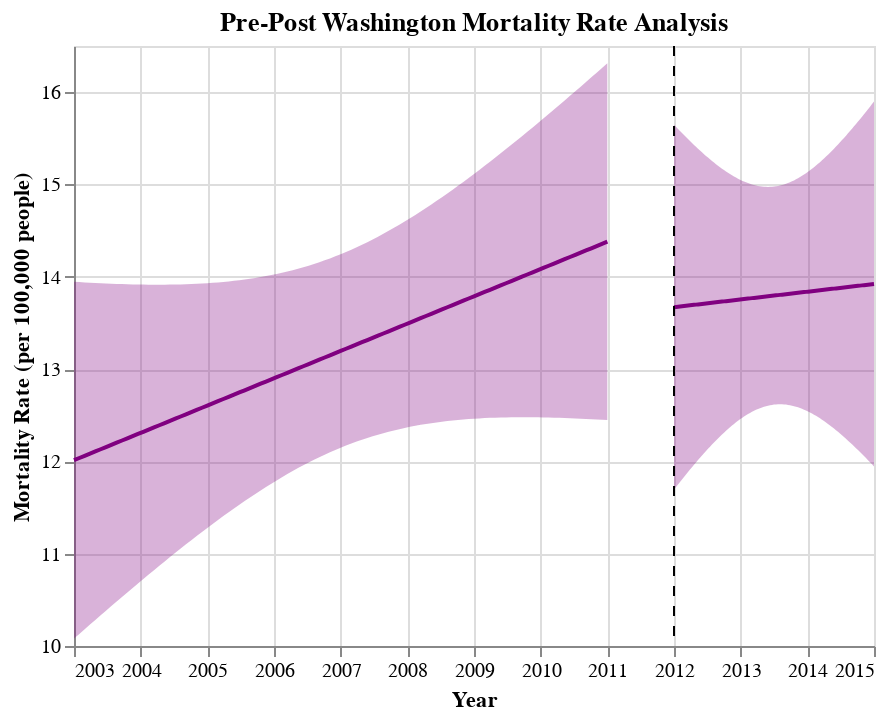

Notebook code for this chart:
### Code cell
## Generate Pre-Post Graphs for WA
fit, reg_chart_pre_WA = get_reg_fit_WA(
    death_data_WA_subset_grouped_pre, 
    yvar="average_deaths_state", 
    xvar="YEAR", 
    alpha=0.05
)

fit, reg_chart_post_WA = get_reg_fit_WA(
    death_data_WA_subset_grouped_post, 
    yvar="average_deaths_state", 
    xvar="YEAR", 
    alpha=0.05
)

## Create line post-policy implementation
line_2012 = alt.Chart(pd.DataFrame({'x': [2012]})).mark_rule(strokeDash=[5, 5]).encode(x='x')

## Generate final pre-post graph for WA
pre_post_WA = reg_chart_pre_WA + reg_chart_post_WA + line_2012
pre_post_WA.properties(title="Pre-Post Washington Mortality Rate Analysis")

### Figure 1 — Vega-Lite specification as saved in the notebook (floating-point values rounded to 4 significant figures)
{"config": {"view": {"continuousWidth": 400, "continuousHeight": 300}}, "layer": [{"mark": {"type": "errorband", "color": "purple"}, "encoding": {"x": {"field": "YEAR", "type": "quantitative"}, "y": {"field": "ci_low", "title": "", "type": "quantitative"}, "y2": {"field": "ci_high"}}}, {"mark": {"type": "line", "color": "purple"}, "encoding": {"x": {"axis": {"format": "T", "title": "Year"}, "field": "YEAR", "scale": {"zero": false}, "type": "quantitative"}, "y": {"field": "average_deaths_state", "scale": {"zero": false}, "title": "Mortality Rate (per 100,000 people)", "type": "quantitative"}}}, {"layer": [{"mark": {"type": "errorband", "color": "purple"}, "encoding": {"x": {"field": "YEAR", "type": "quantitative"}, "y": {"field": "ci_low", "title": "", "type": "quantitative"}, "y2": {"field": "ci_high"}}}, {"mark": {"type": "line", "color": "purple"}, "encoding": {"x": {"axis": {"format": "T", "title": "Year"}, "field": "YEAR", "scale": {"zero": false}, "type": "quantitative"}, "y": {"field": "average_deaths_state", "scale": {"zero": false}, "title": "Mortality Rate (per 100,000 people)", "type": "quantitative"}}}], "data": {"name": "data-631ce06123dff5a73685ac4e0a2bbc35"}}, {"data": {"name": "data-093671e60d609957934f7032375c92d9"}, "mark": {"type": "rule", "strokeDash": [5, 5]}, "encoding": {"x": {"field": "x", "type": "quantitative"}}}], "data": {"name": "data-987fd5e358756425c92532c2803cf571"}, "title": "Pre-Post Washington Mortality Rate Analysis", "$schema": "https://vega.github.io/schema/vega-lite/v4.17.0.json", "datasets": {"data-987fd5e358756425c92532c2803cf571": [{"YEAR": 2003.0, "average_deaths_state": 12.01, "ci_low": 10.08, "ci_high": 13.95}, {"YEAR": 2003.0, "average_deaths_state": 12.04, "ci_low": 10.13, "ci_high": 13.94}, {"YEAR": 2003.0, "average_deaths_state": 12.06, "ci_low": 10.18, "ci_high": 13.94}, {"YEAR": 2003.0, "average_deaths_state": 12.08, "ci_low": 10.23, "ci_high": 13.94}, {"YEAR": 2003.0, "average_deaths_state": 12.11, "ci_low": 10.28, "ci_high": 13.93}, {"YEAR": 2003.0, "average_deaths_state": 12.13, "ci_low": 10.33, "ci_high": 13.93}, {"YEAR": 2003.0, "average_deaths_state": 12.16, "ci_low": 10.38, "ci_high": 13.93}, {"YEAR": 2004.0, "average_deaths_state": 12.18, "ci_low": 10.43, "ci_high": 13.92}, {"YEAR": 2004.0, "average_deaths_state": 12.2, "ci_low": 10.48, "ci_high": 13.92}, {"YEAR": 2004.0, "average_deaths_state": 12.23, "ci_low": 10.53, "ci_high": 13.92}, {"YEAR": 2004.0, "average_deaths_state": 12.25, "ci_low": 10.58, "ci_high": 13.92}, {"YEAR": 2004.0, "average_deaths_state": 12.27, "ci_low": 10.63, "ci_high": 13.92}, {"YEAR": 2004.0, "average_deaths_state": 12.3, "ci_low": 10.68, "ci_high": 13.92}, {"YEAR": 2004.0, "average_deaths_state": 12.32, "ci_low": 10.73, "ci_high": 13.92}, {"YEAR": 2004.0, "average_deaths_state": 12.34, "ci_low": 10.77, "ci_high": 13.91}, {"YEAR": 2004.0, "average_deaths_state": 12.37, "ci_low": 10.82, "ci_high": 13.91}, {"YEAR": 2004.0, "average_deaths_state": 12.39, "ci_low": 10.87, "ci_high": 13.91}, {"YEAR": 2004.0, "average_deaths_state": 12.42, "ci_low": 10.92, "ci_high": 13.91}, {"YEAR": 2004.0, "average_deaths_state": 12.44, "ci_low": 10.96, "ci_high": 13.91}, {"YEAR": 2005.0, "average_deaths_state": 12.46, "ci_low": 11.01, "ci_high": 13.92}, {"YEAR": 2005.0, "average_deaths_state": 12.49, "ci_low": 11.06, "ci_high": 13.92}, {"YEAR": 2005.0, "average_deaths_state": 12.51, "ci_low": 11.1, "ci_high": 13.92}, {"YEAR": 2005.0, "average_deaths_state": 12.53, "ci_low": 11.15, "ci_high": 13.92}, {"YEAR": 2005.0, "average_deaths_state": 12.56, "ci_low": 11.19, "ci_high": 13.92}, {"YEAR": 2005.0, "average_deaths_state": 12.58, "ci_low": 11.24, "ci_high": 13.93}, {"YEAR": 2005.0, "average_deaths_state": 12.6, "ci_low": 11.28, "ci_high": 13.93}, {"YEAR": 2005.0, "average_deaths_state": 12.63, "ci_low": 11.32, "ci_high": 13.93}, {"YEAR": 2005.0, "average_deaths_state": 12.65, "ci_low": 11.37, "ci_high": 13.94}, {"YEAR": 2005.0, "average_deaths_state": 12.68, "ci_low": 11.41, "ci_high": 13.94}, {"YEAR": 2005.0, "average_deaths_state": 12.7, "ci_low": 11.45, "ci_high": 13.95}, {"YEAR": 2005.0, "average_deaths_state": 12.72, "ci_low": 11.49, "ci_high": 13.96}, {"YEAR": 2005.0, "average_deaths_state": 12.75, "ci_low": 11.53, "ci_high": 13.96}, {"YEAR": 2006.0, "average_deaths_state": 12.77, "ci_low": 11.57, "ci_high": 13.97}, {"YEAR": 2006.0, "average_deaths_state": 12.79, "ci_low": 11.61, "ci_high": 13.98}, {"YEAR": 2006.0, "average_deaths_state": 12.82, "ci_low": 11.65, "ci_high": 13.99}, {"YEAR": 2006.0, "average_deaths_state": 12.84, "ci_low": 11.69, "ci_high": 14.0}, {"YEAR": 2006.0, "average_deaths_state": 12.87, "ci_low": 11.72, "ci_high": 14.01}, {"YEAR": 2006.0, "average_deaths_state": 12.89, "ci_low": 11.76, "ci_high": 14.02}, {"YEAR": 2006.0, "average_deaths_state": 12.91, "ci_low": 11.79, "ci_high": 14.03}, {"YEAR": 2006.0, "average_deaths_state": 12.94, "ci_low": 11.83, "ci_high": 14.04}, {"YEAR": 2006.0, "average_deaths_state": 12.96, "ci_low": 11.86, "ci_high": 14.06}, {"YEAR": 2006.0, "average_deaths_state": 12.98, "ci_low": 11.9, "ci_high": 14.07}, {"YEAR": 2006.0, "average_deaths_state": 13.01, "ci_low": 11.93, "ci_high": 14.09}, {"YEAR": 2006.0, "average_deaths_state": 13.03, "ci_low": 11.96, "ci_high": 14.1}, {"YEAR": 2007.0, "average_deaths_state": 13.05, "ci_low": 11.99, "ci_high": 14.12}, {"YEAR": 2007.0, "average_deaths_state": 13.08, "ci_low": 12.02, "ci_high": 14.14}, {"YEAR": 2007.0, "average_deaths_state": 13.1, "ci_low": 12.05, "ci_high": 14.16}, {"YEAR": 2007.0, "average_deaths_state": 13.13, "ci_low": 12.07, "ci_high": 14.18}, {"YEAR": 2007.0, "average_deaths_state": 13.15, "ci_low": 12.1, "ci_high": 14.2}, {"YEAR": 2007.0, "average_deaths_state": 13.17, "ci_low": 12.12, "ci_high": 14.22}, {"YEAR": 2007.0, "average_deaths_state": 13.2, "ci_low": 12.15, "ci_high": 14.24}, {"YEAR": 2007.0, "average_deaths_state": 13.22, "ci_low": 12.17, "ci_high": 14.27}, {"YEAR": 2007.0, "average_deaths_state": 13.24, "ci_low": 12.19, "ci_high": 14.29}, {"YEAR": 2007.0, "average_deaths_state": 13.27, "ci_low": 12.21, "ci_high": 14.32}, {"YEAR": 2007.0, "average_deaths_state": 13.29, "ci_low": 12.23, "ci_high": 14.35}, {"YEAR": 2007.0, "average_deaths_state": 13.31, "ci_low": 12.25, "ci_high": 14.38}, {"YEAR": 2007.0, "average_deaths_state": 13.34, "ci_low": 12.27, "ci_high": 14.4}, {"YEAR": 2008.0, "average_deaths_state": 13.36, "ci_low": 12.29, "ci_high": 14.43}, {"YEAR": 2008.0, "average_deaths_state": 13.39, "ci_low": 12.31, "ci_high": 14.47}, {"YEAR": 2008.0, "average_deaths_state": 13.41, "ci_low": 12.32, "ci_high": 14.5}, {"YEAR": 2008.0, "average_deaths_state": 13.43, "ci_low": 12.34, "ci_high": 14.53}, {"YEAR": 2008.0, "average_deaths_state": 13.46, "ci_low": 12.35, "ci_high": 14.56}, {"YEAR": 2008.0, "average_deaths_state": 13.48, "ci_low": 12.36, "ci_high": 14.6}, {"YEAR": 2008.0, "average_deaths_state": 13.5, "ci_low": 12.37, "ci_high": 14.63}, {"YEAR": 2008.0, "average_deaths_state": 13.53, "ci_low": 12.39, "ci_high": 14.67}, {"YEAR": 2008.0, "average_deaths_state": 13.55, "ci_low": 12.4, "ci_high": 14.71}, {"YEAR": 2008.0, "average_deaths_state": 13.58, "ci_low": 12.41, "ci_high": 14.74}, {"YEAR": 2008.0, "average_deaths_state": 13.6, "ci_low": 12.41, "ci_high": 14.78}, {"YEAR": 2008.0, "average_deaths_state": 13.62, "ci_low": 12.42, "ci_high": 14.82}, {"YEAR": 2009.0, "average_deaths_state": 13.65, "ci_low": 12.43, "ci_high": 14.86}, {"YEAR": 2009.0, "average_deaths_state": 13.67, "ci_low": 12.44, "ci_high": 14.9}, {"YEAR": 2009.0, "average_deaths_state": 13.69, "ci_low": 12.44, "ci_high": 14.94}, {"YEAR": 2009.0, "average_deaths_state": 13.72, "ci_low": 12.45, "ci_high": 14.99}, {"YEAR": 2009.0, "average_deaths_state": 13.74, "ci_low": 12.45, "ci_high": 15.03}, {"YEAR": 2009.0, "average_deaths_state": 13.76, "ci_low": 12.46, "ci_high": 15.07}, {"YEAR": 2009.0, "average_deaths_state": 13.79, "ci_low": 12.46, "ci_high": 15.11}, {"YEAR": 2009.0, "average_deaths_state": 13.81, "ci_low": 12.47, "ci_high": 15.16}, {"YEAR": 2009.0, "average_deaths_state": 13.84, "ci_low": 12.47, "ci_high": 15.2}, {"YEAR": 2009.0, "average_deaths_state": 13.86, "ci_low": 12.47, "ci_high": 15.25}, {"YEAR": 2009.0, "average_deaths_state": 13.88, "ci_low": 12.47, "ci_high": 15.29}, {"YEAR": 2009.0, "average_deaths_state": 13.91, "ci_low": 12.48, "ci_high": 15.34}, {"YEAR": 2009.0, "average_deaths_state": 13.93, "ci_low": 12.48, "ci_high": 15.38}, {"YEAR": 2010.0, "average_deaths_state": 13.95, "ci_low": 12.48, "ci_high": 15.43}, {"YEAR": 2010.0, "average_deaths_state": 13.98, "ci_low": 12.48, "ci_high": 15.48}, {"YEAR": 2010.0, "average_deaths_state": 14.0, "ci_low": 12.48, "ci_high": 15.52}, {"YEAR": 2010.0, "average_deaths_state": 14.02, "ci_low": 12.48, "ci_high": 15.57}, {"YEAR": 2010.0, "average_deaths_state": 14.05, "ci_low": 12.48, "ci_high": 15.62}, {"YEAR": 2010.0, "average_deaths_state": 14.07, "ci_low": 12.48, "ci_high": 15.67}, {"YEAR": 2010.0, "average_deaths_state": 14.1, "ci_low": 12.48, "ci_high": 15.71}, {"YEAR": 2010.0, "average_deaths_state": 14.12, "ci_low": 12.48, "ci_high": 15.76}, {"YEAR": 2010.0, "average_deaths_state": 14.14, "ci_low": 12.47, "ci_high": 15.81}, {"YEAR": 2010.0, "average_deaths_state": 14.17, "ci_low": 12.47, "ci_high": 15.86}, {"YEAR": 2010.0, "average_deaths_state": 14.19, "ci_low": 12.47, "ci_high": 15.91}, {"YEAR": 2010.0, "average_deaths_state": 14.21, "ci_low": 12.47, "ci_high": 15.96}, {"YEAR": 2011.0, "average_deaths_state": 14.24, "ci_low": 12.47, "ci_high": 16.01}, {"YEAR": 2011.0, "average_deaths_state": 14.26, "ci_low": 12.46, "ci_high": 16.06}, {"YEAR": 2011.0, "average_deaths_state": 14.29, "ci_low": 12.46, "ci_high": 16.11}, {"YEAR": 2011.0, "average_deaths_state": 14.31, "ci_low": 12.46, "ci_high": 16.16}, {"YEAR": 2011.0, "average_deaths_state": 14.33, "ci_low": 12.45, "ci_high": 16.21}, {"YEAR": 2011.0, "average_deaths_state": 14.36, "ci_low": 12.45, "ci_high": 16.26}, {"YEAR": 2011.0, "average_deaths_state": 14.38, "ci_low": 12.45, "ci_high": 16.31}], "data-631ce06123dff5a73685ac4e0a2bbc35": [{"YEAR": 2012.0, "average_deaths_state": 13.67, "ci_low": 11.69, "ci_high": 15.65}, {"YEAR": 2012.0, "average_deaths_state": 13.67, "ci_low": 11.72, "ci_high": 15.62}, {"YEAR": 2012.0, "average_deaths_state": 13.68, "ci_low": 11.75, "ci_high": 15.6}, {"YEAR": 2012.0, "average_deaths_state": 13.68, "ci_low": 11.78, "ci_high": 15.58}, {"YEAR": 2012.0, "average_deaths_state": 13.68, "ci_low": 11.8, "ci_high": 15.56}, {"YEAR": 2012.0, "average_deaths_state": 13.68, "ci_low": 11.83, "ci_high": 15.53}, {"YEAR": 2012.0, "average_deaths_state": 13.69, "ci_low": 11.86, "ci_high": 15.51}, {"YEAR": 2012.0, "average_deaths_state": 13.69, "ci_low": 11.88, "ci_high": 15.49}, {"YEAR": 2012.0, "average_deaths_state": 13.69, "ci_low": 11.91, "ci_high": 15.47}, {"YEAR": 2012.0, "average_deaths_state": 13.69, "ci_low": 11.94, "ci_high": 15.45}, {"YEAR": 2012.0, "average_deaths_state": 13.7, "ci_low": 11.96, "ci_high": 15.43}, {"YEAR": 2012.0, "average_deaths_state": 13.7, "ci_low": 11.99, "ci_high": 15.41}, {"YEAR": 2012.0, "average_deaths_state": 13.7, "ci_low": 12.01, "ci_high": 15.39}, {"YEAR": 2012.0, "average_deaths_state": 13.7, "ci_low": 12.04, "ci_high": 15.37}, {"YEAR": 2012.0, "average_deaths_state": 13.71, "ci_low": 12.06, "ci_high": 15.35}, {"YEAR": 2012.0, "average_deaths_state": 13.71, "ci_low": 12.09, "ci_high": 15.33}, {"YEAR": 2012.0, "average_deaths_state": 13.71, "ci_low": 12.11, "ci_high": 15.31}, {"YEAR": 2013.0, "average_deaths_state": 13.71, "ci_low": 12.14, "ci_high": 15.29}, {"YEAR": 2013.0, "average_deaths_state": 13.72, "ci_low": 12.16, "ci_high": 15.27}, {"YEAR": 2013.0, "average_deaths_state": 13.72, "ci_low": 12.18, "ci_high": 15.25}, {"YEAR": 2013.0, "average_deaths_state": 13.72, "ci_low": 12.2, "ci_high": 15.24}, {"YEAR": 2013.0, "average_deaths_state": 13.72, "ci_low": 12.23, "ci_high": 15.22}, {"YEAR": 2013.0, "average_deaths_state": 13.73, "ci_low": 12.25, "ci_high": 15.2}, {"YEAR": 2013.0, "average_deaths_state": 13.73, "ci_low": 12.27, "ci_high": 15.19}, {"YEAR": 2013.0, "average_deaths_state": 13.73, "ci_low": 12.29, "ci_high": 15.17}, {"YEAR": 2013.0, "average_deaths_state": 13.73, "ci_low": 12.31, "ci_high": 15.16}, {"YEAR": 2013.0, "average_deaths_state": 13.74, "ci_low": 12.33, "ci_high": 15.14}, {"YEAR": 2013.0, "average_deaths_state": 13.74, "ci_low": 12.35, "ci_high": 15.13}, {"YEAR": 2013.0, "average_deaths_state": 13.74, "ci_low": 12.37, "ci_high": 15.11}, {"YEAR": 2013.0, "average_deaths_state": 13.74, "ci_low": 12.39, "ci_high": 15.1}, {"YEAR": 2013.0, "average_deaths_state": 13.75, "ci_low": 12.41, "ci_high": 15.09}, {"YEAR": 2013.0, "average_deaths_state": 13.75, "ci_low": 12.42, "ci_high": 15.07}, {"YEAR": 2013.0, "average_deaths_state": 13.75, "ci_low": 12.44, "ci_high": 15.06}, {"YEAR": 2013.0, "average_deaths_state": 13.75, "ci_low": 12.46, "ci_high": 15.05}, {"YEAR": 2013.0, "average_deaths_state": 13.76, "ci_low": 12.47, "ci_high": 15.04}, {"YEAR": 2013.0, "average_deaths_state": 13.76, "ci_low": 12.49, "ci_high": 15.03}, {"YEAR": 2013.0, "average_deaths_state": 13.76, "ci_low": 12.5, "ci_high": 15.02}, {"YEAR": 2013.0, "average_deaths_state": 13.76, "ci_low": 12.51, "ci_high": 15.01}, {"YEAR": 2013.0, "average_deaths_state": 13.77, "ci_low": 12.53, "ci_high": 15.01}, {"YEAR": 2013.0, "average_deaths_state": 13.77, "ci_low": 12.54, "ci_high": 15.0}, {"YEAR": 2013.0, "average_deaths_state": 13.77, "ci_low": 12.55, "ci_high": 14.99}, {"YEAR": 2013.0, "average_deaths_state": 13.77, "ci_low": 12.56, "ci_high": 14.99}, {"YEAR": 2013.0, "average_deaths_state": 13.78, "ci_low": 12.57, "ci_high": 14.98}, {"YEAR": 2013.0, "average_deaths_state": 13.78, "ci_low": 12.58, "ci_high": 14.98}, {"YEAR": 2013.0, "average_deaths_state": 13.78, "ci_low": 12.58, "ci_high": 14.98}, {"YEAR": 2013.0, "average_deaths_state": 13.78, "ci_low": 12.59, "ci_high": 14.98}, {"YEAR": 2013.0, "average_deaths_state": 13.79, "ci_low": 12.6, "ci_high": 14.97}, {"YEAR": 2013.0, "average_deaths_state": 13.79, "ci_low": 12.6, "ci_high": 14.97}, {"YEAR": 2013.0, "average_deaths_state": 13.79, "ci_low": 12.61, "ci_high": 14.97}, {"YEAR": 2013.0, "average_deaths_state": 13.79, "ci_low": 12.61, "ci_high": 14.98}, {"YEAR": 2013.0, "average_deaths_state": 13.8, "ci_low": 12.62, "ci_high": 14.98}, {"YEAR": 2014.0, "average_deaths_state": 13.8, "ci_low": 12.62, "ci_high": 14.98}, {"YEAR": 2014.0, "average_deaths_state": 13.8, "ci_low": 12.62, "ci_high": 14.98}, {"YEAR": 2014.0, "average_deaths_state": 13.8, "ci_low": 12.62, "ci_high": 14.99}, {"YEAR": 2014.0, "average_deaths_state": 13.81, "ci_low": 12.62, "ci_high": 14.99}, {"YEAR": 2014.0, "average_deaths_state": 13.81, "ci_low": 12.62, "ci_high": 15.0}, {"YEAR": 2014.0, "average_deaths_state": 13.81, "ci_low": 12.61, "ci_high": 15.01}, {"YEAR": 2014.0, "average_deaths_state": 13.81, "ci_low": 12.61, "ci_high": 15.02}, {"YEAR": 2014.0, "average_deaths_state": 13.82, "ci_low": 12.61, "ci_high": 15.02}, {"YEAR": 2014.0, "average_deaths_state": 13.82, "ci_low": 12.6, "ci_high": 15.03}, {"YEAR": 2014.0, "average_deaths_state": 13.82, "ci_low": 12.6, "ci_high": 15.04}, {"YEAR": 2014.0, "average_deaths_state": 13.82, "ci_low": 12.59, "ci_high": 15.06}, {"YEAR": 2014.0, "average_deaths_state": 13.83, "ci_low": 12.59, "ci_high": 15.07}, {"YEAR": 2014.0, "average_deaths_state": 13.83, "ci_low": 12.58, "ci_high": 15.08}, {"YEAR": 2014.0, "average_deaths_state": 13.83, "ci_low": 12.57, "ci_high": 15.09}, {"YEAR": 2014.0, "average_deaths_state": 13.83, "ci_low": 12.56, "ci_high": 15.11}, {"YEAR": 2014.0, "average_deaths_state": 13.84, "ci_low": 12.55, "ci_high": 15.12}, {"YEAR": 2014.0, "average_deaths_state": 13.84, "ci_low": 12.54, "ci_high": 15.14}, {"YEAR": 2014.0, "average_deaths_state": 13.84, "ci_low": 12.53, "ci_high": 15.15}, {"YEAR": 2014.0, "average_deaths_state": 13.84, "ci_low": 12.52, "ci_high": 15.17}, {"YEAR": 2014.0, "average_deaths_state": 13.85, "ci_low": 12.51, "ci_high": 15.19}, {"YEAR": 2014.0, "average_deaths_state": 13.85, "ci_low": 12.49, "ci_high": 15.2}, {"YEAR": 2014.0, "average_deaths_state": 13.85, "ci_low": 12.48, "ci_high": 15.22}, {"YEAR": 2014.0, "average_deaths_state": 13.85, "ci_low": 12.47, "ci_high": 15.24}, {"YEAR": 2014.0, "average_deaths_state": 13.86, "ci_low": 12.45, "ci_high": 15.26}, {"YEAR": 2014.0, "average_deaths_state": 13.86, "ci_low": 12.44, "ci_high": 15.28}, {"YEAR": 2014.0, "average_deaths_state": 13.86, "ci_low": 12.42, "ci_high": 15.3}, {"YEAR": 2014.0, "average_deaths_state": 13.86, "ci_low": 12.41, "ci_high": 15.32}, {"YEAR": 2014.0, "average_deaths_state": 13.87, "ci_low": 12.39, "ci_high": 15.34}, {"YEAR": 2014.0, "average_deaths_state": 13.87, "ci_low": 12.37, "ci_high": 15.37}, {"YEAR": 2014.0, "average_deaths_state": 13.87, "ci_low": 12.36, "ci_high": 15.39}, {"YEAR": 2014.0, "average_deaths_state": 13.87, "ci_low": 12.34, "ci_high": 15.41}, {"YEAR": 2014.0, "average_deaths_state": 13.88, "ci_low": 12.32, "ci_high": 15.43}, {"YEAR": 2014.0, "average_deaths_state": 13.88, "ci_low": 12.3, "ci_high": 15.46}, {"YEAR": 2015.0, "average_deaths_state": 13.88, "ci_low": 12.28, "ci_high": 15.48}, {"YEAR": 2015.0, "average_deaths_state": 13.88, "ci_low": 12.26, "ci_high": 15.5}, {"YEAR": 2015.0, "average_deaths_state": 13.89, "ci_low": 12.24, "ci_high": 15.53}, {"YEAR": 2015.0, "average_deaths_state": 13.89, "ci_low": 12.22, "ci_high": 15.55}, {"YEAR": 2015.0, "average_deaths_state": 13.89, "ci_low": 12.2, "ci_high": 15.58}, {"YEAR": 2015.0, "average_deaths_state": 13.89, "ci_low": 12.18, "ci_high": 15.6}, {"YEAR": 2015.0, "average_deaths_state": 13.9, "ci_low": 12.16, "ci_high": 15.63}, {"YEAR": 2015.0, "average_deaths_state": 13.9, "ci_low": 12.14, "ci_high": 15.66}, {"YEAR": 2015.0, "average_deaths_state": 13.9, "ci_low": 12.12, "ci_high": 15.68}, {"YEAR": 2015.0, "average_deaths_state": 13.9, "ci_low": 12.1, "ci_high": 15.71}, {"YEAR": 2015.0, "average_deaths_state": 13.91, "ci_low": 12.08, "ci_high": 15.73}, {"YEAR": 2015.0, "average_deaths_state": 13.91, "ci_low": 12.06, "ci_high": 15.76}, {"YEAR": 2015.0, "average_deaths_state": 13.91, "ci_low": 12.04, "ci_high": 15.79}, {"YEAR": 2015.0, "average_deaths_state": 13.91, "ci_low": 12.01, "ci_high": 15.82}, {"YEAR": 2015.0, "average_deaths_state": 13.92, "ci_low": 11.99, "ci_high": 15.84}, {"YEAR": 2015.0, "average_deaths_state": 13.92, "ci_low": 11.97, "ci_high": 15.87}, {"YEAR": 2015.0, "average_deaths_state": 13.92, "ci_low": 11.95, "ci_high": 15.9}], "data-093671e60d609957934f7032375c92d9": [{"x": 2012}]}}
